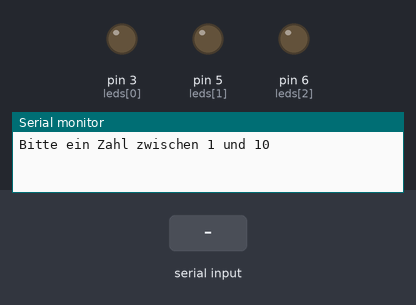
The sketch below on a simulated Arduino Uno, built with avr-gcc and run on an emulated ATmega328P. On the bench: output pins drawn as LEDs (lit = HIGH), the last lines printed to the serial monitor. Inputs (shaded band) come from the test bench. Random numbers use the default seed unless the sketch sets one.

Above: at 2.2 s.
2.3 s: "90,45\n" received over Serial
At 3.8 s:
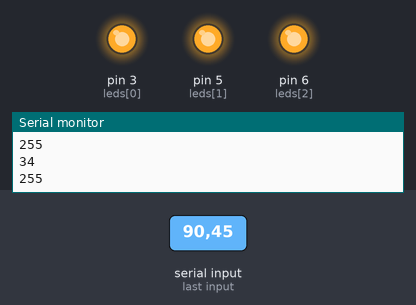
Timing chart, 0 to 5.3 s (numbered marks = the images above; inputs shaded):
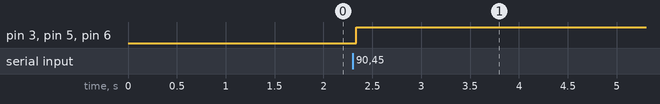

Measured:
- after the input at 2.3 s, pin 3 (leds[0]), pin 5 (leds[1]), pin 6 (leds[2]): LOW → HIGH at once

The sketch:

vielfaerbige_led_drei_led_mit_serielle_monitor.ino
```cpp
int leds[] = {3,5,6};
int leds_value[3];

void setup() {
  for (int i = 0; i < 3; i++) {
    pinMode(leds[i],OUTPUT);
  }
  Serial.begin(9600);
  randomSeed(analogRead(0));
  delay(1000);
  Serial.println("Bitte ein Zahl zwischen 1 und 10");
}

void loop() {
  if (Serial.available()) {
      while (Serial.available()) {
        int control_sum;
        int value = Serial.parseInt();
        delay(30);
        Serial.println(value);

        for (int i = 0; i < 3; i++) {

          control_sum = random(200);
          Serial.println(control_sum);
          leds_value[i] = value * control_sum;
          if (leds_value[i] > 255) {
            leds_value[i] = 255;
          }
          Serial.println(leds_value[i]);
          analogWrite(leds[i], leds_value[i]);

        }
        delay(100000);
    }

  }

}
```
